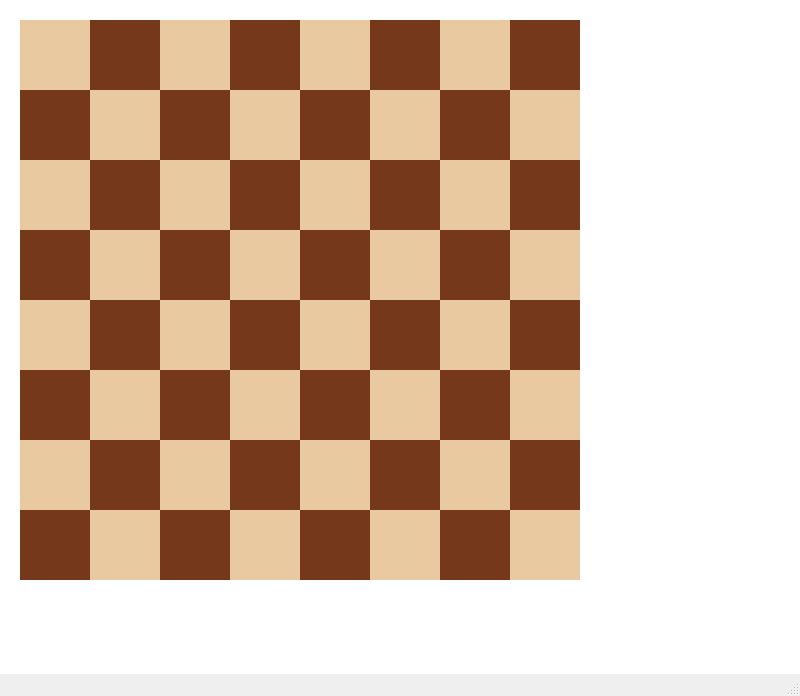
<?xml version="1.0" encoding="UTF-8"?>
<ui version="4.0">
 <class>MainWindow</class>
 <widget class="QMainWindow" name="MainWindow">
  <property name="geometry">
   <rect>
    <x>0</x>
    <y>0</y>
    <width>800</width>
    <height>696</height>
   </rect>
  </property>
  <property name="windowTitle">
   <string>Chess</string>
  </property>
  <widget class="QWidget" name="centralwidget">
   <property name="styleSheet">
    <string notr="true">background-color: white;</string>
   </property>
   <widget class="QPushButton" name="board_00">
    <property name="geometry">
     <rect>
      <x>20</x>
      <y>20</y>
      <width>70</width>
      <height>70</height>
     </rect>
    </property>
    <property name="styleSheet">
     <string notr="true">background-color: rgb(233, 201, 160);
border-style: outset;</string>
    </property>
    <property name="text">
     <string/>
    </property>
   </widget>
   <widget class="QPushButton" name="board_01">
    <property name="geometry">
     <rect>
      <x>90</x>
      <y>20</y>
      <width>70</width>
      <height>70</height>
     </rect>
    </property>
    <property name="styleSheet">
     <string notr="true">background-color: rgb(117, 56, 27);
border-style: outset;</string>
    </property>
    <property name="text">
     <string/>
    </property>
   </widget>
   <widget class="QPushButton" name="board_02">
    <property name="geometry">
     <rect>
      <x>160</x>
      <y>20</y>
      <width>70</width>
      <height>70</height>
     </rect>
    </property>
    <property name="styleSheet">
     <string notr="true">background-color: rgb(233, 201, 160);
border-style: outset;</string>
    </property>
    <property name="text">
     <string/>
    </property>
   </widget>
   <widget class="QPushButton" name="board_03">
    <property name="geometry">
     <rect>
      <x>230</x>
      <y>20</y>
      <width>70</width>
      <height>70</height>
     </rect>
    </property>
    <property name="styleSheet">
     <string notr="true">background-color: rgb(117, 56, 27);
border-style: outset;</string>
    </property>
    <property name="text">
     <string/>
    </property>
   </widget>
   <widget class="QPushButton" name="board_04">
    <property name="geometry">
     <rect>
      <x>300</x>
      <y>20</y>
      <width>70</width>
      <height>70</height>
     </rect>
    </property>
    <property name="styleSheet">
     <string notr="true">background-color: rgb(233, 201, 160);
border-style: outset;</string>
    </property>
    <property name="text">
     <string/>
    </property>
   </widget>
   <widget class="QPushButton" name="board_05">
    <property name="geometry">
     <rect>
      <x>370</x>
      <y>20</y>
      <width>70</width>
      <height>70</height>
     </rect>
    </property>
    <property name="styleSheet">
     <string notr="true">background-color: rgb(117, 56, 27);
border-style: outset;</string>
    </property>
    <property name="text">
     <string/>
    </property>
   </widget>
   <widget class="QPushButton" name="board_06">
    <property name="geometry">
     <rect>
      <x>440</x>
      <y>20</y>
      <width>70</width>
      <height>70</height>
     </rect>
    </property>
    <property name="styleSheet">
     <string notr="true">background-color: rgb(233, 201, 160);
border-style: outset;</string>
    </property>
    <property name="text">
     <string/>
    </property>
   </widget>
   <widget class="QPushButton" name="board_07">
    <property name="geometry">
     <rect>
      <x>510</x>
      <y>20</y>
      <width>70</width>
      <height>70</height>
     </rect>
    </property>
    <property name="styleSheet">
     <string notr="true">background-color: rgb(117, 56, 27);
border-style: outset;</string>
    </property>
    <property name="text">
     <string/>
    </property>
   </widget>
   <widget class="QPushButton" name="board_10">
    <property name="geometry">
     <rect>
      <x>20</x>
      <y>90</y>
      <width>70</width>
      <height>70</height>
     </rect>
    </property>
    <property name="styleSheet">
     <string notr="true">background-color: rgb(117, 56, 27);
border-style: outset;</string>
    </property>
    <property name="text">
     <string/>
    </property>
   </widget>
   <widget class="QPushButton" name="board_11">
    <property name="geometry">
     <rect>
      <x>90</x>
      <y>90</y>
      <width>70</width>
      <height>70</height>
     </rect>
    </property>
    <property name="styleSheet">
     <string notr="true">background-color: rgb(233, 201, 160);
border-style: outset;</string>
    </property>
    <property name="text">
     <string/>
    </property>
   </widget>
   <widget class="QPushButton" name="board_12">
    <property name="geometry">
     <rect>
      <x>160</x>
      <y>90</y>
      <width>70</width>
      <height>70</height>
     </rect>
    </property>
    <property name="styleSheet">
     <string notr="true">background-color: rgb(117, 56, 27);
border-style: outset;</string>
    </property>
    <property name="text">
     <string/>
    </property>
   </widget>
   <widget class="QPushButton" name="board_13">
    <property name="geometry">
     <rect>
      <x>230</x>
      <y>90</y>
      <width>70</width>
      <height>70</height>
     </rect>
    </property>
    <property name="styleSheet">
     <string notr="true">background-color: rgb(233, 201, 160);
border-style: outset;</string>
    </property>
    <property name="text">
     <string/>
    </property>
   </widget>
   <widget class="QPushButton" name="board_14">
    <property name="geometry">
     <rect>
      <x>300</x>
      <y>90</y>
      <width>70</width>
      <height>70</height>
     </rect>
    </property>
    <property name="styleSheet">
     <string notr="true">background-color: rgb(117, 56, 27);
border-style: outset;</string>
    </property>
    <property name="text">
     <string/>
    </property>
   </widget>
   <widget class="QPushButton" name="board_15">
    <property name="geometry">
     <rect>
      <x>370</x>
      <y>90</y>
      <width>70</width>
      <height>70</height>
     </rect>
    </property>
    <property name="styleSheet">
     <string notr="true">background-color: rgb(233, 201, 160);
border-style: outset;</string>
    </property>
    <property name="text">
     <string/>
    </property>
   </widget>
   <widget class="QPushButton" name="board_16">
    <property name="geometry">
     <rect>
      <x>440</x>
      <y>90</y>
      <width>70</width>
      <height>70</height>
     </rect>
    </property>
    <property name="styleSheet">
     <string notr="true">background-color: rgb(117, 56, 27);
border-style: outset;</string>
    </property>
    <property name="text">
     <string/>
    </property>
   </widget>
   <widget class="QPushButton" name="board_17">
    <property name="geometry">
     <rect>
      <x>510</x>
      <y>90</y>
      <width>70</width>
      <height>70</height>
     </rect>
    </property>
    <property name="styleSheet">
     <string notr="true">background-color: rgb(233, 201, 160);
border-style: outset;</string>
    </property>
    <property name="text">
     <string/>
    </property>
   </widget>
   <widget class="QPushButton" name="board_20">
    <property name="geometry">
     <rect>
      <x>20</x>
      <y>160</y>
      <width>70</width>
      <height>70</height>
     </rect>
    </property>
    <property name="styleSheet">
     <string notr="true">background-color: rgb(233, 201, 160);
border-style: outset;</string>
    </property>
    <property name="text">
     <string/>
    </property>
   </widget>
   <widget class="QPushButton" name="board_21">
    <property name="geometry">
     <rect>
      <x>90</x>
      <y>160</y>
      <width>70</width>
      <height>70</height>
     </rect>
    </property>
    <property name="styleSheet">
     <string notr="true">background-color: rgb(117, 56, 27);
border-style: outset;</string>
    </property>
    <property name="text">
     <string/>
    </property>
   </widget>
   <widget class="QPushButton" name="board_22">
    <property name="geometry">
     <rect>
      <x>160</x>
      <y>160</y>
      <width>70</width>
      <height>70</height>
     </rect>
    </property>
    <property name="styleSheet">
     <string notr="true">background-color: rgb(233, 201, 160);
border-style: outset;</string>
    </property>
    <property name="text">
     <string/>
    </property>
   </widget>
   <widget class="QPushButton" name="board_23">
    <property name="geometry">
     <rect>
      <x>230</x>
      <y>160</y>
      <width>70</width>
      <height>70</height>
     </rect>
    </property>
    <property name="styleSheet">
     <string notr="true">background-color: rgb(117, 56, 27);
border-style: outset;</string>
    </property>
    <property name="text">
     <string/>
    </property>
   </widget>
   <widget class="QPushButton" name="board_24">
    <property name="geometry">
     <rect>
      <x>300</x>
      <y>160</y>
      <width>70</width>
      <height>70</height>
     </rect>
    </property>
    <property name="styleSheet">
     <string notr="true">background-color: rgb(233, 201, 160);
border-style: outset;</string>
    </property>
    <property name="text">
     <string/>
    </property>
   </widget>
   <widget class="QPushButton" name="board_25">
    <property name="geometry">
     <rect>
      <x>370</x>
      <y>160</y>
      <width>70</width>
      <height>70</height>
     </rect>
    </property>
    <property name="styleSheet">
     <string notr="true">background-color: rgb(117, 56, 27);
border-style: outset;</string>
    </property>
    <property name="text">
     <string/>
    </property>
   </widget>
   <widget class="QPushButton" name="board_26">
    <property name="geometry">
     <rect>
      <x>440</x>
      <y>160</y>
      <width>70</width>
      <height>70</height>
     </rect>
    </property>
    <property name="styleSheet">
     <string notr="true">background-color: rgb(233, 201, 160);
border-style: outset;</string>
    </property>
    <property name="text">
     <string/>
    </property>
   </widget>
   <widget class="QPushButton" name="board_27">
    <property name="geometry">
     <rect>
      <x>510</x>
      <y>160</y>
      <width>70</width>
      <height>70</height>
     </rect>
    </property>
    <property name="styleSheet">
     <string notr="true">background-color: rgb(117, 56, 27);
border-style: outset;</string>
    </property>
    <property name="text">
     <string/>
    </property>
   </widget>
   <widget class="QPushButton" name="board_30">
    <property name="geometry">
     <rect>
      <x>20</x>
      <y>230</y>
      <width>70</width>
      <height>70</height>
     </rect>
    </property>
    <property name="styleSheet">
     <string notr="true">background-color: rgb(117, 56, 27);
border-style: outset;</string>
    </property>
    <property name="text">
     <string/>
    </property>
   </widget>
   <widget class="QPushButton" name="board_31">
    <property name="geometry">
     <rect>
      <x>90</x>
      <y>230</y>
      <width>70</width>
      <height>70</height>
     </rect>
    </property>
    <property name="styleSheet">
     <string notr="true">background-color: rgb(233, 201, 160);
border-style: outset;</string>
    </property>
    <property name="text">
     <string/>
    </property>
   </widget>
   <widget class="QPushButton" name="board_32">
    <property name="geometry">
     <rect>
      <x>160</x>
      <y>230</y>
      <width>70</width>
      <height>70</height>
     </rect>
    </property>
    <property name="styleSheet">
     <string notr="true">background-color: rgb(117, 56, 27);
border-style: outset;</string>
    </property>
    <property name="text">
     <string/>
    </property>
   </widget>
   <widget class="QPushButton" name="board_33">
    <property name="geometry">
     <rect>
      <x>230</x>
      <y>230</y>
      <width>70</width>
      <height>70</height>
     </rect>
    </property>
    <property name="styleSheet">
     <string notr="true">background-color: rgb(233, 201, 160);
border-style: outset;</string>
    </property>
    <property name="text">
     <string/>
    </property>
   </widget>
   <widget class="QPushButton" name="board_34">
    <property name="geometry">
     <rect>
      <x>300</x>
      <y>230</y>
      <width>70</width>
      <height>70</height>
     </rect>
    </property>
    <property name="styleSheet">
     <string notr="true">background-color: rgb(117, 56, 27);
border-style: outset;</string>
    </property>
    <property name="text">
     <string/>
    </property>
   </widget>
   <widget class="QPushButton" name="board_35">
    <property name="geometry">
     <rect>
      <x>370</x>
      <y>230</y>
      <width>70</width>
      <height>70</height>
     </rect>
    </property>
    <property name="styleSheet">
     <string notr="true">background-color: rgb(233, 201, 160);
border-style: outset;</string>
    </property>
    <property name="text">
     <string/>
    </property>
   </widget>
   <widget class="QPushButton" name="board_36">
    <property name="geometry">
     <rect>
      <x>440</x>
      <y>230</y>
      <width>70</width>
      <height>70</height>
     </rect>
    </property>
    <property name="styleSheet">
     <string notr="true">background-color: rgb(117, 56, 27);
border-style: outset;</string>
    </property>
    <property name="text">
     <string/>
    </property>
   </widget>
   <widget class="QPushButton" name="board_37">
    <property name="geometry">
     <rect>
      <x>510</x>
      <y>230</y>
      <width>70</width>
      <height>70</height>
     </rect>
    </property>
    <property name="styleSheet">
     <string notr="true">background-color: rgb(233, 201, 160);
border-style: outset;</string>
    </property>
    <property name="text">
     <string/>
    </property>
   </widget>
   <widget class="QPushButton" name="board_40">
    <property name="geometry">
     <rect>
      <x>20</x>
      <y>300</y>
      <width>70</width>
      <height>70</height>
     </rect>
    </property>
    <property name="styleSheet">
     <string notr="true">background-color: rgb(233, 201, 160);
border-style: outset;</string>
    </property>
    <property name="text">
     <string/>
    </property>
   </widget>
   <widget class="QPushButton" name="board_41">
    <property name="geometry">
     <rect>
      <x>90</x>
      <y>300</y>
      <width>70</width>
      <height>70</height>
     </rect>
    </property>
    <property name="styleSheet">
     <string notr="true">background-color: rgb(117, 56, 27);
border-style: outset;</string>
    </property>
    <property name="text">
     <string/>
    </property>
   </widget>
   <widget class="QPushButton" name="board_42">
    <property name="geometry">
     <rect>
      <x>160</x>
      <y>300</y>
      <width>70</width>
      <height>70</height>
     </rect>
    </property>
    <property name="styleSheet">
     <string notr="true">background-color: rgb(233, 201, 160);
border-style: outset;</string>
    </property>
    <property name="text">
     <string/>
    </property>
   </widget>
   <widget class="QPushButton" name="board_43">
    <property name="geometry">
     <rect>
      <x>230</x>
      <y>300</y>
      <width>70</width>
      <height>70</height>
     </rect>
    </property>
    <property name="styleSheet">
     <string notr="true">background-color: rgb(117, 56, 27);
border-style: outset;</string>
    </property>
    <property name="text">
     <string/>
    </property>
   </widget>
   <widget class="QPushButton" name="board_44">
    <property name="geometry">
     <rect>
      <x>300</x>
      <y>300</y>
      <width>70</width>
      <height>70</height>
     </rect>
    </property>
    <property name="styleSheet">
     <string notr="true">background-color: rgb(233, 201, 160);
border-style: outset;</string>
    </property>
    <property name="text">
     <string/>
    </property>
   </widget>
   <widget class="QPushButton" name="board_45">
    <property name="geometry">
     <rect>
      <x>370</x>
      <y>300</y>
      <width>70</width>
      <height>70</height>
     </rect>
    </property>
    <property name="styleSheet">
     <string notr="true">background-color: rgb(117, 56, 27);
border-style: outset;</string>
    </property>
    <property name="text">
     <string/>
    </property>
   </widget>
   <widget class="QPushButton" name="board_46">
    <property name="geometry">
     <rect>
      <x>440</x>
      <y>300</y>
      <width>70</width>
      <height>70</height>
     </rect>
    </property>
    <property name="styleSheet">
     <string notr="true">background-color: rgb(233, 201, 160);
border-style: outset;</string>
    </property>
    <property name="text">
     <string/>
    </property>
   </widget>
   <widget class="QPushButton" name="board_47">
    <property name="geometry">
     <rect>
      <x>510</x>
      <y>300</y>
      <width>70</width>
      <height>70</height>
     </rect>
    </property>
    <property name="styleSheet">
     <string notr="true">background-color: rgb(117, 56, 27);
border-style: outset;</string>
    </property>
    <property name="text">
     <string/>
    </property>
   </widget>
   <widget class="QPushButton" name="board_50">
    <property name="geometry">
     <rect>
      <x>20</x>
      <y>370</y>
      <width>70</width>
      <height>70</height>
     </rect>
    </property>
    <property name="styleSheet">
     <string notr="true">background-color: rgb(117, 56, 27);
border-style: outset;</string>
    </property>
    <property name="text">
     <string/>
    </property>
   </widget>
   <widget class="QPushButton" name="board_51">
    <property name="geometry">
     <rect>
      <x>90</x>
      <y>370</y>
      <width>70</width>
      <height>70</height>
     </rect>
    </property>
    <property name="styleSheet">
     <string notr="true">background-color: rgb(233, 201, 160);
border-style: outset;</string>
    </property>
    <property name="text">
     <string/>
    </property>
   </widget>
   <widget class="QPushButton" name="board_52">
    <property name="geometry">
     <rect>
      <x>160</x>
      <y>370</y>
      <width>70</width>
      <height>70</height>
     </rect>
    </property>
    <property name="styleSheet">
     <string notr="true">background-color: rgb(117, 56, 27);
border-style: outset;</string>
    </property>
    <property name="text">
     <string/>
    </property>
   </widget>
   <widget class="QPushButton" name="board_53">
    <property name="geometry">
     <rect>
      <x>230</x>
      <y>370</y>
      <width>70</width>
      <height>70</height>
     </rect>
    </property>
    <property name="styleSheet">
     <string notr="true">background-color: rgb(233, 201, 160);
border-style: outset;</string>
    </property>
    <property name="text">
     <string/>
    </property>
   </widget>
   <widget class="QPushButton" name="board_54">
    <property name="geometry">
     <rect>
      <x>300</x>
      <y>370</y>
      <width>70</width>
      <height>70</height>
     </rect>
    </property>
    <property name="styleSheet">
     <string notr="true">background-color: rgb(117, 56, 27);
border-style: outset;</string>
    </property>
    <property name="text">
     <string/>
    </property>
   </widget>
   <widget class="QPushButton" name="board_55">
    <property name="geometry">
     <rect>
      <x>370</x>
      <y>370</y>
      <width>70</width>
      <height>70</height>
     </rect>
    </property>
    <property name="styleSheet">
     <string notr="true">background-color: rgb(233, 201, 160);
border-style: outset;</string>
    </property>
    <property name="text">
     <string/>
    </property>
   </widget>
   <widget class="QPushButton" name="board_56">
    <property name="geometry">
     <rect>
      <x>440</x>
      <y>370</y>
      <width>70</width>
      <height>70</height>
     </rect>
    </property>
    <property name="styleSheet">
     <string notr="true">background-color: rgb(117, 56, 27);
border-style: outset;</string>
    </property>
    <property name="text">
     <string/>
    </property>
   </widget>
   <widget class="QPushButton" name="board_57">
    <property name="geometry">
     <rect>
      <x>510</x>
      <y>370</y>
      <width>70</width>
      <height>70</height>
     </rect>
    </property>
    <property name="styleSheet">
     <string notr="true">background-color: rgb(233, 201, 160);
border-style: outset;</string>
    </property>
    <property name="text">
     <string/>
    </property>
   </widget>
   <widget class="QPushButton" name="board_60">
    <property name="geometry">
     <rect>
      <x>20</x>
      <y>440</y>
      <width>70</width>
      <height>70</height>
     </rect>
    </property>
    <property name="styleSheet">
     <string notr="true">background-color: rgb(233, 201, 160);
border-style: outset;</string>
    </property>
    <property name="text">
     <string/>
    </property>
   </widget>
   <widget class="QPushButton" name="board_61">
    <property name="geometry">
     <rect>
      <x>90</x>
      <y>440</y>
      <width>70</width>
      <height>70</height>
     </rect>
    </property>
    <property name="styleSheet">
     <string notr="true">background-color: rgb(117, 56, 27);
border-style: outset;</string>
    </property>
    <property name="text">
     <string/>
    </property>
   </widget>
   <widget class="QPushButton" name="board_62">
    <property name="geometry">
     <rect>
      <x>160</x>
      <y>440</y>
      <width>70</width>
      <height>70</height>
     </rect>
    </property>
    <property name="styleSheet">
     <string notr="true">background-color: rgb(233, 201, 160);
border-style: outset;</string>
    </property>
    <property name="text">
     <string/>
    </property>
   </widget>
   <widget class="QPushButton" name="board_63">
    <property name="geometry">
     <rect>
      <x>230</x>
      <y>440</y>
      <width>70</width>
      <height>70</height>
     </rect>
    </property>
    <property name="styleSheet">
     <string notr="true">background-color: rgb(117, 56, 27);
border-style: outset;</string>
    </property>
    <property name="text">
     <string/>
    </property>
   </widget>
   <widget class="QPushButton" name="board_64">
    <property name="geometry">
     <rect>
      <x>300</x>
      <y>440</y>
      <width>70</width>
      <height>70</height>
     </rect>
    </property>
    <property name="styleSheet">
     <string notr="true">background-color: rgb(233, 201, 160);
border-style: outset;</string>
    </property>
    <property name="text">
     <string/>
    </property>
   </widget>
   <widget class="QPushButton" name="board_65">
    <property name="geometry">
     <rect>
      <x>370</x>
      <y>440</y>
      <width>70</width>
      <height>70</height>
     </rect>
    </property>
    <property name="styleSheet">
     <string notr="true">background-color: rgb(117, 56, 27);
border-style: outset;</string>
    </property>
    <property name="text">
     <string/>
    </property>
   </widget>
   <widget class="QPushButton" name="board_66">
    <property name="geometry">
     <rect>
      <x>440</x>
      <y>440</y>
      <width>70</width>
      <height>70</height>
     </rect>
    </property>
    <property name="styleSheet">
     <string notr="true">background-color: rgb(233, 201, 160);
border-style: outset;</string>
    </property>
    <property name="text">
     <string/>
    </property>
   </widget>
   <widget class="QPushButton" name="board_67">
    <property name="geometry">
     <rect>
      <x>510</x>
      <y>440</y>
      <width>70</width>
      <height>70</height>
     </rect>
    </property>
    <property name="styleSheet">
     <string notr="true">background-color: rgb(117, 56, 27);
border-style: outset;</string>
    </property>
    <property name="text">
     <string/>
    </property>
   </widget>
   <widget class="QPushButton" name="board_70">
    <property name="geometry">
     <rect>
      <x>20</x>
      <y>510</y>
      <width>70</width>
      <height>70</height>
     </rect>
    </property>
    <property name="styleSheet">
     <string notr="true">background-color: rgb(117, 56, 27);
border-style: outset;</string>
    </property>
    <property name="text">
     <string/>
    </property>
   </widget>
   <widget class="QPushButton" name="board_71">
    <property name="geometry">
     <rect>
      <x>90</x>
      <y>510</y>
      <width>70</width>
      <height>70</height>
     </rect>
    </property>
    <property name="styleSheet">
     <string notr="true">background-color: rgb(233, 201, 160);
border-style: outset;</string>
    </property>
    <property name="text">
     <string/>
    </property>
   </widget>
   <widget class="QPushButton" name="board_72">
    <property name="geometry">
     <rect>
      <x>160</x>
      <y>510</y>
      <width>70</width>
      <height>70</height>
     </rect>
    </property>
    <property name="styleSheet">
     <string notr="true">background-color: rgb(117, 56, 27);
border-style: outset;</string>
    </property>
    <property name="text">
     <string/>
    </property>
   </widget>
   <widget class="QPushButton" name="board_73">
    <property name="geometry">
     <rect>
      <x>230</x>
      <y>510</y>
      <width>70</width>
      <height>70</height>
     </rect>
    </property>
    <property name="styleSheet">
     <string notr="true">background-color: rgb(233, 201, 160);
border-style: outset;</string>
    </property>
    <property name="text">
     <string/>
    </property>
   </widget>
   <widget class="QPushButton" name="board_74">
    <property name="geometry">
     <rect>
      <x>300</x>
      <y>510</y>
      <width>70</width>
      <height>70</height>
     </rect>
    </property>
    <property name="styleSheet">
     <string notr="true">background-color: rgb(117, 56, 27);
border-style: outset;</string>
    </property>
    <property name="text">
     <string/>
    </property>
   </widget>
   <widget class="QPushButton" name="board_75">
    <property name="geometry">
     <rect>
      <x>370</x>
      <y>510</y>
      <width>70</width>
      <height>70</height>
     </rect>
    </property>
    <property name="styleSheet">
     <string notr="true">background-color: rgb(233, 201, 160);
border-style: outset;</string>
    </property>
    <property name="text">
     <string/>
    </property>
   </widget>
   <widget class="QPushButton" name="board_76">
    <property name="geometry">
     <rect>
      <x>440</x>
      <y>510</y>
      <width>70</width>
      <height>70</height>
     </rect>
    </property>
    <property name="styleSheet">
     <string notr="true">background-color: rgb(117, 56, 27);
border-style: outset;</string>
    </property>
    <property name="text">
     <string/>
    </property>
   </widget>
   <widget class="QPushButton" name="board_77">
    <property name="geometry">
     <rect>
      <x>510</x>
      <y>510</y>
      <width>70</width>
      <height>70</height>
     </rect>
    </property>
    <property name="styleSheet">
     <string notr="true">background-color: rgb(233, 201, 160);
border-style: outset;</string>
    </property>
    <property name="text">
     <string/>
    </property>
   </widget>
   <widget class="QPushButton" name="current_player_button">
    <property name="geometry">
     <rect>
      <x>250</x>
      <y>0</y>
      <width>100</width>
      <height>20</height>
     </rect>
    </property>
    <property name="styleSheet">
     <string notr="true">background-color: none;
border-style: outset;</string>
    </property>
    <property name="text">
     <string/>
    </property>
   </widget>
  </widget>
  <widget class="QMenuBar" name="menubar">
   <property name="geometry">
    <rect>
     <x>0</x>
     <y>0</y>
     <width>800</width>
     <height>21</height>
    </rect>
   </property>
  </widget>
  <widget class="QStatusBar" name="statusbar"/>
 </widget>
 <resources/>
 <connections/>
</ui>
